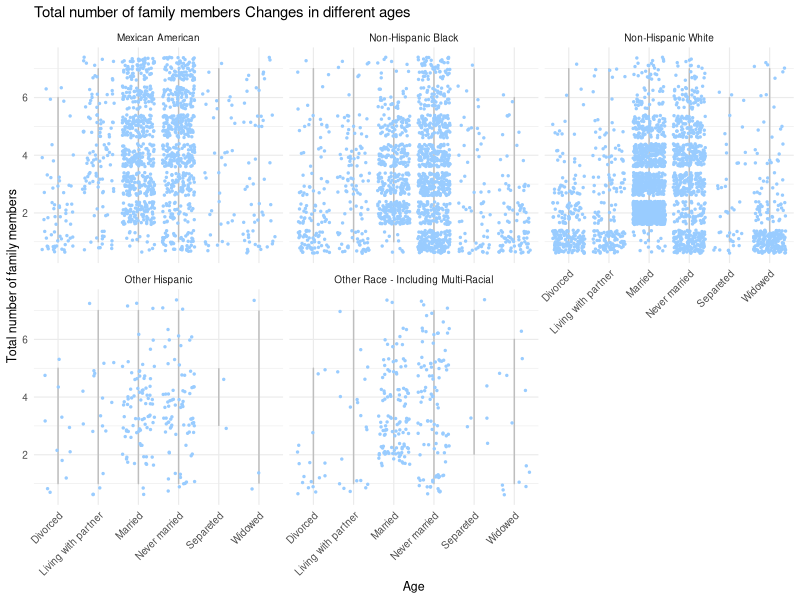

Write the R code that produced this figure.
library(ggplot2)
library(tidyverse)
library(ggpubr)
library(ggrepel)

data <- read.csv("cleandata.csv")

plot1 <- ggplot(data, aes(x=DMDMARTL, y = DMDFMSIZ)) +
geom_line(color="grey") +
geom_point(color="#99CCFF", position = "jitter", size = 0.5) +
facet_wrap(~RIDRETH1) +
theme_minimal(base_size = 9) +
theme(axis.text.x = element_text(angle = 45,
                                 hjust = 1)) +
labs(title = "Total number of family members Changes in different ages",
     x = "Age",
     y = "Total number of family members") 
plot1 %>% ggsave(filename="results/fig-simple4.png", plot=.)
